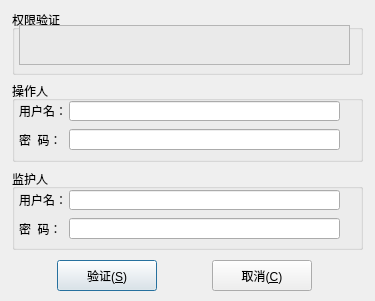
<?xml version="1.0" encoding="UTF-8"?>
<ui version="4.0">
 <class>dlg_operlogin</class>
 <widget class="QDialog" name="dlg_operlogin">
  <property name="geometry">
   <rect>
    <x>0</x>
    <y>0</y>
    <width>375</width>
    <height>301</height>
   </rect>
  </property>
  <property name="windowTitle">
   <string>操作权限验证</string>
  </property>
  <widget class="QPushButton" name="pushButtonCancel">
   <property name="geometry">
    <rect>
     <x>212</x>
     <y>260</y>
     <width>100</width>
     <height>31</height>
    </rect>
   </property>
   <property name="text">
    <string>取消(&amp;C)</string>
   </property>
   <property name="icon">
    <iconset resource="ssp_gui.qrc">
     <normaloff>:/ssp_gui/Resources/del.gif</normaloff>:/ssp_gui/Resources/del.gif</iconset>
   </property>
  </widget>
  <widget class="QGroupBox" name="groupBox_2">
   <property name="geometry">
    <rect>
     <x>12</x>
     <y>169</y>
     <width>351</width>
     <height>81</height>
    </rect>
   </property>
   <property name="title">
    <string>监护人</string>
   </property>
   <widget class="QLineEdit" name="lineEditMonPassword">
    <property name="geometry">
     <rect>
      <x>57</x>
      <y>49</y>
      <width>271</width>
      <height>21</height>
     </rect>
    </property>
    <property name="echoMode">
     <enum>QLineEdit::Password</enum>
    </property>
   </widget>
   <widget class="QLabel" name="label_3">
    <property name="geometry">
     <rect>
      <x>7</x>
      <y>21</y>
      <width>51</width>
      <height>20</height>
     </rect>
    </property>
    <property name="text">
     <string>用户名：</string>
    </property>
   </widget>
   <widget class="QLabel" name="label_4">
    <property name="geometry">
     <rect>
      <x>7</x>
      <y>50</y>
      <width>51</width>
      <height>20</height>
     </rect>
    </property>
    <property name="text">
     <string>密  码：</string>
    </property>
   </widget>
   <widget class="QLineEdit" name="lineEditMonUser">
    <property name="geometry">
     <rect>
      <x>57</x>
      <y>21</y>
      <width>271</width>
      <height>20</height>
     </rect>
    </property>
   </widget>
  </widget>
  <widget class="QGroupBox" name="groupBox">
   <property name="geometry">
    <rect>
     <x>12</x>
     <y>81</y>
     <width>351</width>
     <height>81</height>
    </rect>
   </property>
   <property name="title">
    <string>操作人</string>
   </property>
   <widget class="QLineEdit" name="lineEditPassword">
    <property name="geometry">
     <rect>
      <x>57</x>
      <y>48</y>
      <width>271</width>
      <height>21</height>
     </rect>
    </property>
    <property name="echoMode">
     <enum>QLineEdit::Password</enum>
    </property>
   </widget>
   <widget class="QLabel" name="label">
    <property name="geometry">
     <rect>
      <x>7</x>
      <y>20</y>
      <width>51</width>
      <height>20</height>
     </rect>
    </property>
    <property name="text">
     <string>用户名：</string>
    </property>
   </widget>
   <widget class="QLabel" name="label_2">
    <property name="geometry">
     <rect>
      <x>7</x>
      <y>49</y>
      <width>51</width>
      <height>20</height>
     </rect>
    </property>
    <property name="text">
     <string>密  码：</string>
    </property>
   </widget>
   <widget class="QLineEdit" name="lineEditUser">
    <property name="geometry">
     <rect>
      <x>57</x>
      <y>20</y>
      <width>271</width>
      <height>20</height>
     </rect>
    </property>
   </widget>
  </widget>
  <widget class="QGroupBox" name="groupBox_3">
   <property name="geometry">
    <rect>
     <x>12</x>
     <y>10</y>
     <width>351</width>
     <height>65</height>
    </rect>
   </property>
   <property name="title">
    <string>权限验证</string>
   </property>
   <widget class="QPlainTextEdit" name="plainTextTip">
    <property name="enabled">
     <bool>true</bool>
    </property>
    <property name="geometry">
     <rect>
      <x>7</x>
      <y>15</y>
      <width>331</width>
      <height>40</height>
     </rect>
    </property>
    <property name="styleSheet">
     <string notr="true">background-color: rgb(234, 234, 234);</string>
    </property>
    <property name="readOnly">
     <bool>true</bool>
    </property>
    <property name="plainText">
     <string/>
    </property>
   </widget>
  </widget>
  <widget class="QPushButton" name="pushButtonOk">
   <property name="geometry">
    <rect>
     <x>57</x>
     <y>260</y>
     <width>100</width>
     <height>31</height>
    </rect>
   </property>
   <property name="text">
    <string>验证(&amp;S)</string>
   </property>
   <property name="icon">
    <iconset resource="ssp_gui.qrc">
     <normaloff>:/ssp_gui/Resources/20070402165924420.gif</normaloff>:/ssp_gui/Resources/20070402165924420.gif</iconset>
   </property>
   <property name="default">
    <bool>true</bool>
   </property>
  </widget>
 </widget>
 <layoutdefault spacing="6" margin="11"/>
 <tabstops>
  <tabstop>lineEditUser</tabstop>
  <tabstop>lineEditPassword</tabstop>
  <tabstop>lineEditMonUser</tabstop>
  <tabstop>lineEditMonPassword</tabstop>
  <tabstop>pushButtonOk</tabstop>
  <tabstop>pushButtonCancel</tabstop>
  <tabstop>plainTextTip</tabstop>
 </tabstops>
 <resources>
  <include location="ssp_gui.qrc"/>
 </resources>
 <connections/>
</ui>
